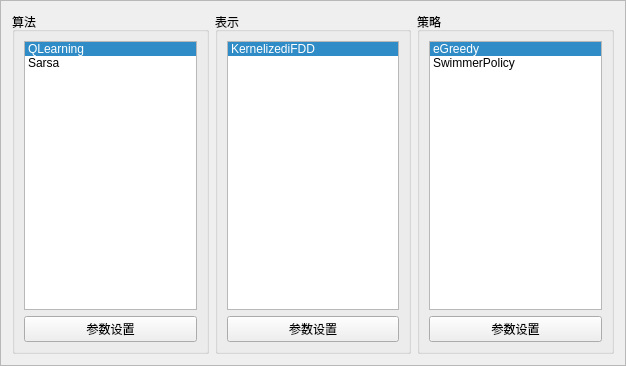
<?xml version="1.0" encoding="UTF-8"?>
<ui version="4.0">
 <class>Frame</class>
 <widget class="QFrame" name="Frame">
  <property name="geometry">
   <rect>
    <x>0</x>
    <y>0</y>
    <width>626</width>
    <height>366</height>
   </rect>
  </property>
  <property name="windowTitle">
   <string>Frame</string>
  </property>
  <property name="frameShape">
   <enum>QFrame::StyledPanel</enum>
  </property>
  <property name="frameShadow">
   <enum>QFrame::Raised</enum>
  </property>
  <layout class="QGridLayout" name="gridLayout">
   <item row="0" column="0">
    <widget class="QGroupBox" name="groupBox">
     <property name="title">
      <string>算法</string>
     </property>
     <layout class="QVBoxLayout" name="verticalLayout">
      <item>
       <widget class="QListWidget" name="lstAgent">
        <property name="toolTip">
         <string>&lt;html&gt;&lt;head/&gt;&lt;body&gt;&lt;p&gt;please select a algorithm to use&lt;/p&gt;&lt;/body&gt;&lt;/html&gt;</string>
        </property>
        <property name="currentRow">
         <number>0</number>
        </property>
        <item>
         <property name="text">
          <string>QLearning</string>
         </property>
        </item>
        <item>
         <property name="text">
          <string>Sarsa</string>
         </property>
        </item>
       </widget>
      </item>
      <item>
       <widget class="QPushButton" name="btnConfigAgent">
        <property name="text">
         <string>参数设置</string>
        </property>
       </widget>
      </item>
     </layout>
    </widget>
   </item>
   <item row="0" column="2">
    <widget class="QGroupBox" name="groupBox_3">
     <property name="title">
      <string>策略</string>
     </property>
     <layout class="QVBoxLayout" name="verticalLayout_3">
      <item>
       <widget class="QListWidget" name="lstPolicy">
        <property name="toolTip">
         <string>&lt;html&gt;&lt;head/&gt;&lt;body&gt;&lt;p&gt;please select a algorithm to use&lt;/p&gt;&lt;/body&gt;&lt;/html&gt;</string>
        </property>
        <property name="currentRow">
         <number>0</number>
        </property>
        <item>
         <property name="text">
          <string>eGreedy</string>
         </property>
        </item>
        <item>
         <property name="text">
          <string>SwimmerPolicy</string>
         </property>
        </item>
       </widget>
      </item>
      <item>
       <widget class="QPushButton" name="btnConfigPolicy">
        <property name="text">
         <string>参数设置</string>
        </property>
       </widget>
      </item>
     </layout>
    </widget>
   </item>
   <item row="0" column="1">
    <widget class="QGroupBox" name="groupBox_2">
     <property name="title">
      <string>表示</string>
     </property>
     <layout class="QVBoxLayout" name="verticalLayout_2">
      <item>
       <widget class="QListWidget" name="lstRepresentation">
        <property name="toolTip">
         <string>&lt;html&gt;&lt;head/&gt;&lt;body&gt;&lt;p&gt;please select a algorithm to use&lt;/p&gt;&lt;/body&gt;&lt;/html&gt;</string>
        </property>
        <property name="currentRow">
         <number>0</number>
        </property>
        <item>
         <property name="text">
          <string>KernelizediFDD</string>
         </property>
        </item>
        <item>
         <property name="text">
          <string/>
         </property>
        </item>
       </widget>
      </item>
      <item>
       <widget class="QPushButton" name="btnConfigRepresentation">
        <property name="text">
         <string>参数设置</string>
        </property>
       </widget>
      </item>
     </layout>
    </widget>
   </item>
  </layout>
 </widget>
 <resources/>
 <connections/>
</ui>
